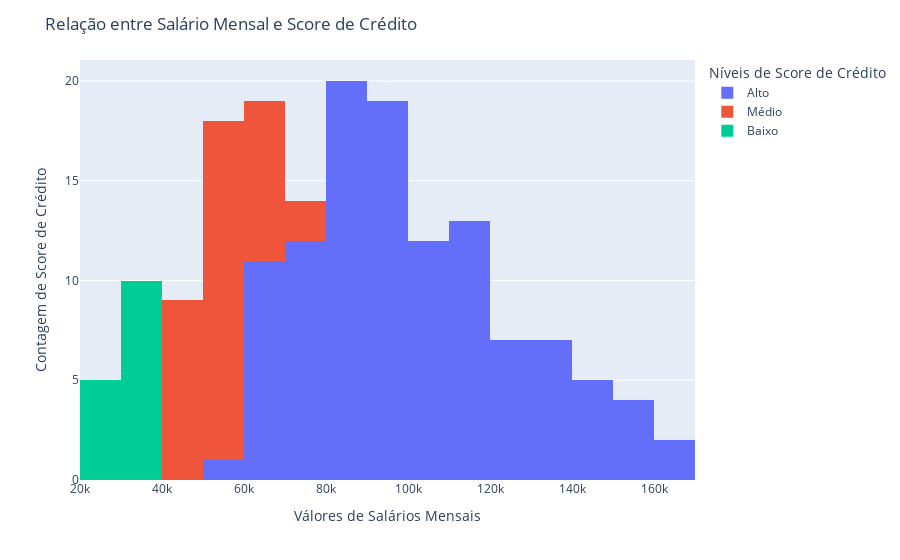

The code cell stored with this chart in its notebook:
### Markdown cell above
##### Análise 4:

### Code cell
fig = px.histogram(df, x='Salario_Mensal', color='Score_Credito', barmode='stack')
fig.update_layout(title='Relação entre Salário Mensal e Score de Crédito',
                  xaxis_title='Válores de Salários Mensais',
                  yaxis_title='Contagem de Score de Crédito',
                  legend_title='Níveis de Score de Crédito')
fig.show()

### Figure 1 — Plotly figure (JSON) as saved in the notebook; plotly's stock layout.template omitted (floating-point values rounded to 4 significant figures)
{"data": [{"alignmentgroup": "True", "bingroup": "x", "hovertemplate": "Score_Credito=Alto<br>Salario_Mensal=%{x}<br>count=%{y}<extra></extra>", "legendgroup": "Alto", "marker": {"color": "#636efa", "pattern": {"shape": ""}}, "name": "Alto", "offsetgroup": "Alto", "orientation": "v", "showlegend": true, "type": "histogram", "x": [50000, 100000, 75000, 125000, 100000, 150000, 80000, 105000, 90000, 135000, 70000, 95000, 85000, 125000, 65000, 80000, 70000, 115000, 60000, 75000, 65000, 105000, 80000, 130000, 105000, 155000, 85000, 110000, 95000, 140000, 72500, 100000, 90000, 130000, 67500, 92500, 82500, 122500, 62500, 87500, 77500, 112500, 85000, 117500, 90000, 142500, 110000, 160000, 90000, 115000, 97500, 145000, 75000, 105000, 95000, 135000, 67500, 92500, 85000, 125000, 62500, 87500, 77500, 112500, 85000, 117500, 90000, 142500, 115000, 162500, 95000, 120000, 102500, 150000, 77500, 110000, 97500, 137500, 67500, 95000, 87500, 127500, 62500, 87500, 77500, 112500, 85000, 117500, 90000, 82000, 95000, 85000, 105000, 105000, 80000, 130000, 105000, 155000, 85000, 110000, 95000, 140000, 72500, 100000, 90000, 130000, 67500, 92500, 82500, 122500, 62500, 87500, 77500], "xaxis": "x", "yaxis": "y"}, {"alignmentgroup": "True", "bingroup": "x", "hovertemplate": "Score_Credito=Médio<br>Salario_Mensal=%{x}<br>count=%{y}<extra></extra>", "legendgroup": "Médio", "marker": {"color": "#EF553B", "pattern": {"shape": ""}}, "name": "Médio", "offsetgroup": "Médio", "orientation": "v", "showlegend": true, "type": "histogram", "x": [40000, 60000, 55000, 50000, 45000, 55000, 45000, 65000, 57500, 52500, 47500, 57500, 60000, 47500, 67500, 57500, 52500, 47500, 57500, 62500, 50000, 70000, 57500, 52500, 47500, 57500, 60000, 75000, 55000, 68000, 55000, 45000, 65000, 57500, 52500, 47500], "xaxis": "x", "yaxis": "y"}, {"alignmentgroup": "True", "bingroup": "x", "hovertemplate": "Score_Credito=Baixo<br>Salario_Mensal=%{x}<br>count=%{y}<extra></extra>", "legendgroup": "Baixo", "marker": {"color": "#00cc96", "pattern": {"shape": ""}}, "name": "Baixo", "offsetgroup": "Baixo", "orientation": "v", "showlegend": true, "type": "histogram", "x": [35000, 30000, 25000, 37500, 32500, 27500, 37500, 32500, 27500, 37500, 32500, 27500, 37500, 32500, 27500], "xaxis": "x", "yaxis": "y"}], "layout": {"barmode": "stack", "legend": {"title": {"text": "Níveis de Score de Crédito"}, "tracegroupgap": 0}, "margin": {"t": 60}, "title": {"text": "Relação entre Salário Mensal e Score de Crédito"}, "xaxis": {"anchor": "y", "domain": [0, 1], "title": {"text": "Válores de Salários Mensais"}}, "yaxis": {"anchor": "x", "domain": [0, 1], "title": {"text": "Contagem de Score de Crédito"}}}}
